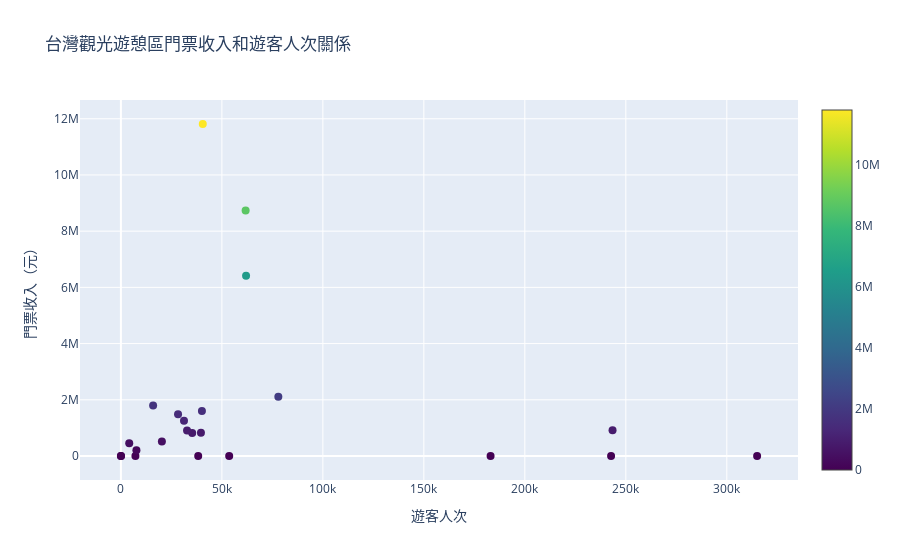

Notebook code for this chart:
### Code cell
import plotly.graph_objs as go



# 將門票收入和遊客人次分別存成兩個list
ticket_income = data['門票收入_元'].str.replace(',', '').str.replace('$', '').astype(float)
visitors = data['遊客人次有門票_需購票'] + data['遊客人次無門票_免費']

# 建立散佈圖
trace = go.Scatter(
    x=visitors,
    y=ticket_income,
    mode='markers',
    marker=dict(
        size=8,
        color=ticket_income,
        colorscale='Viridis',
        showscale=True
    ),
    text=data['觀光遊憩區別']
)

# 設定圖表的標題和軸標籤
layout = go.Layout(
    title='台灣觀光遊憩區門票收入和遊客人次關係',
    xaxis=dict(title='遊客人次'),
    yaxis=dict(title='門票收入（元）')
)

# 顯示圖表
fig = go.Figure(data=[trace], layout=layout)
fig.show()

### Figure 1 — Plotly figure (JSON) as saved in the notebook; plotly's stock layout.template omitted (floating-point values rounded to 4 significant figures)
{"data": [{"marker": {"color": [0, 828825, 0, 0, 517396, 1250635, 1489901, 0, 817326, 457330, 1797860, 0, 11813116, 0, 0, 1050, 916530, 6415207, 8738960, 1603400, 201250, null, 910350, null, 2108760], "colorscale": [[0, "#440154"], [0.1111, "#482878"], [0.2222, "#3e4989"], [0.3333, "#31688e"], [0.4444, "#26828e"], [0.5556, "#1f9e89"], [0.6667, "#35b779"], [0.7778, "#6ece58"], [0.8889, "#b5de2b"], [1, "#fde725"]], "showscale": true, "size": 8}, "mode": "markers", "text": ["臺灣鹽博物館", "七股鹽山", "北門遊客中心", "井仔腳瓦盤鹽田", "尖山埤江南渡假村", "烏山頭水庫風景區", "曾文水庫", "關子嶺溫泉區", "虎頭埤風景區", "南元休閒農場", "走馬瀨農場", "烏樹林休閒園區", "頑皮世界", "南鯤鯓代天府", "麻豆代天府", "馬沙溝濱海遊憩區", "國立臺灣歷史博物館", "奇美博物館", "臺南美術館", "臺南山上花園水道博物館", "臺南孔子廟", "祀典武廟", "赤崁樓", "大天后宮", "安平小鎮"], "type": "scatter", "x": [0, 39630, 53618, 38277, 20296, 31239, 28291, 183042, 35302, 4123, 15946, 7191, 40537, 315000, 242706, 70, 243430, 61970, 61758, 40116, 7682, 22931, 32758, 26206, 77948], "y": [0, 828825, 0, 0, 517396, 1250635, 1489901, 0, 817326, 457330, 1797860, 0, 11813116, 0, 0, 1050, 916530, 6415207, 8738960, 1603400, 201250, null, 910350, null, 2108760]}], "layout": {"title": {"text": "台灣觀光遊憩區門票收入和遊客人次關係"}, "xaxis": {"title": {"text": "遊客人次"}}, "yaxis": {"title": {"text": "門票收入（元）"}}}}
